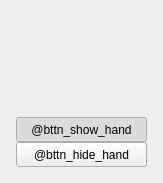
  <widget class="EntityWidget" name="statusActions">
   <property name="geometry">
    <rect>
     <x>840</x>
     <y>290</y>
     <width>163</width>
     <height>183</height>
    </rect>
   </property>
   <property name="styleSheet">
    <string notr="true"/>
   </property>
   <layout class="QVBoxLayout" name="verticalLayout">
    <item>
     <spacer name="verticalSpacer">
      <property name="orientation">
       <enum>Qt::Vertical</enum>
      </property>
      <property name="sizeHint" stdset="0">
       <size>
        <width>20</width>
        <height>40</height>
       </size>
      </property>
     </spacer>
    </item>
    <item>
     <widget class="QWidget" name="hand_buttons" native="true">
      <layout class="QVBoxLayout" name="verticalLayout_2">
       <property name="spacing">
        <number>0</number>
       </property>
       <property name="leftMargin">
        <number>5</number>
       </property>
       <property name="topMargin">
        <number>5</number>
       </property>
       <property name="rightMargin">
        <number>5</number>
       </property>
       <property name="bottomMargin">
        <number>5</number>
       </property>
       <item alignment="Qt::AlignBottom">
        <widget class="QPushButton" name="bttn_showHand">
         <property name="minimumSize">
          <size>
           <width>80</width>
           <height>25</height>
          </size>
         </property>
         <property name="font">
          <font>
           <family>Arial</family>
           <weight>50</weight>
           <italic>false</italic>
           <bold>false</bold>
          </font>
         </property>
         <property name="styleSheet">
          <string notr="true"/>
         </property>
         <property name="text">
          <string>@bttn_show_hand</string>
         </property>
         <property name="checkable">
          <bool>true</bool>
         </property>
         <property name="checked">
          <bool>true</bool>
         </property>
         <property name="autoExclusive">
          <bool>true</bool>
         </property>
        </widget>
       </item>
       <item alignment="Qt::AlignVCenter">
        <widget class="QPushButton" name="bttn_hideHand">
         <property name="minimumSize">
          <size>
           <width>80</width>
           <height>25</height>
          </size>
         </property>
         <property name="styleSheet">
          <string notr="true"/>
         </property>
         <property name="text">
          <string>@bttn_hide_hand</string>
         </property>
         <property name="checkable">
          <bool>true</bool>
         </property>
         <property name="autoExclusive">
          <bool>true</bool>
         </property>
        </widget>
       </item>
      </layout>
     </widget>
    </item>
   </layout>
  </widget>
